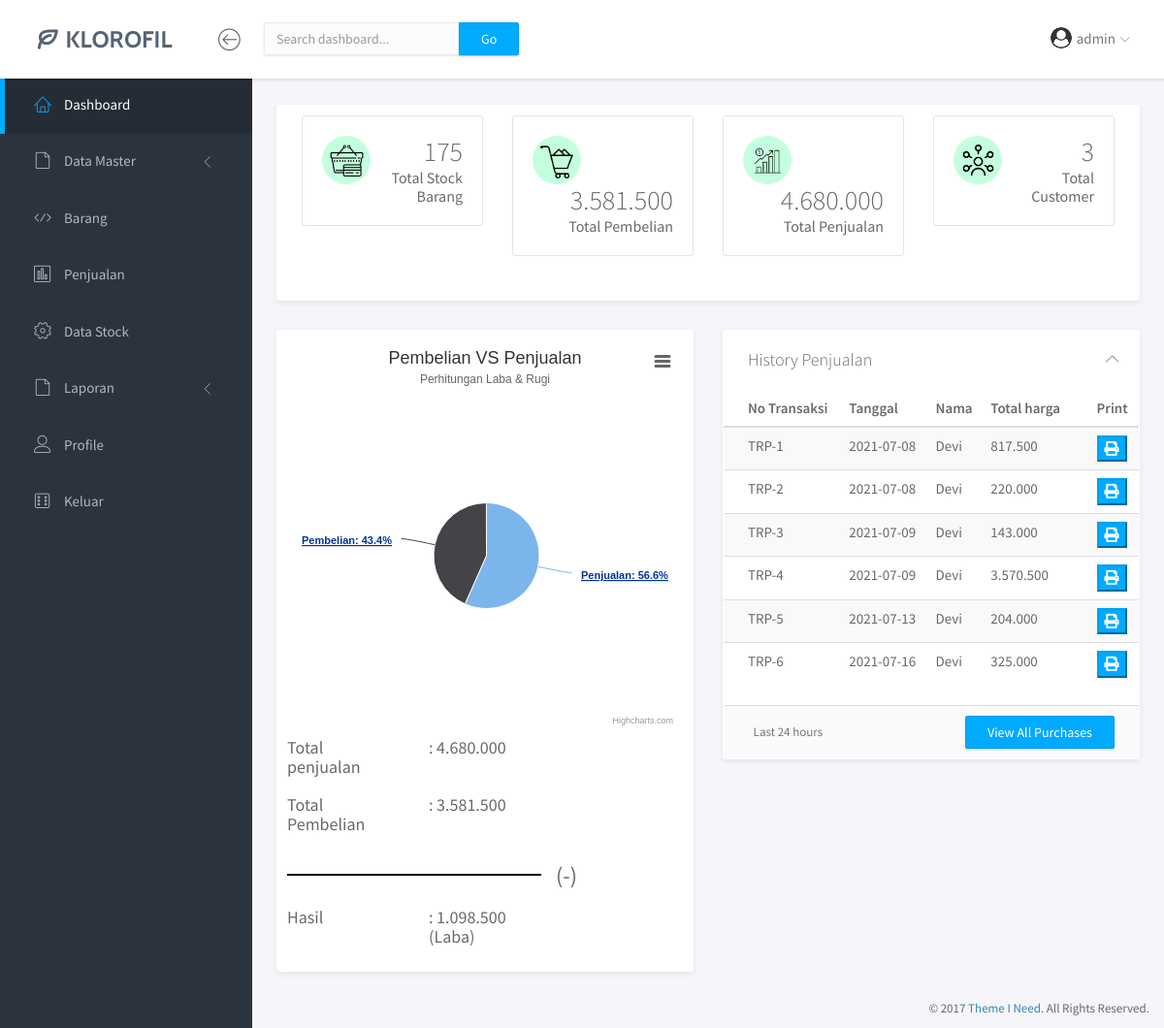
/1-Dashboard-Home.php (signed in), run on the app's committed database.
### tables this page shows
CREATE TABLE `data_penjualan` (
  `no_trans_penjualan` varchar(12) NOT NULL,
  `tgl_trans_penjualan` date NOT NULL,
  `time` time NOT NULL,
  `fk_pelanggan` varchar(30) NOT NULL,
  `isi` longtext,
  `total` bigint(20) NOT NULL,
  `biaya_kirim` bigint(20) NOT NULL,
  `grand_total` bigint(20) NOT NULL
);

CREATE TABLE `pelanggan` (
  `Kode_Pelanggan` varchar(12) NOT NULL,
  `Nama_Pelanggan` varchar(30) NOT NULL,
  `Alamat_Pelanggan` varchar(255) NOT NULL,
  `Kota_Pelanggan` varchar(30) NOT NULL,
  `Email_Pelanggan` varchar(30) DEFAULT NULL,
  `Telp_Pelanggan` varchar(30) DEFAULT NULL
);

### functions/functions-dashboard.php (called while the page is built)
<?php
$conn = mysqli_connect("localhost", "root", "", "kpdiana");
function query($query) {
	global $conn;
	$result = mysqli_query($conn, $query);
	$rows = [];
	while( $row = mysqli_fetch_assoc($result) ) {
		$rows[] = $row;
	}
	return $rows;
}

### 1-Dashboard-Home.php (the view, shortened to what this page needs)
<?php
require "functions/functions-dashboard.php";
$daftartransaksi = query("SELECT * FROM data_penjualan INNER JOIN pelanggan ON fk_pelanggan = Kode_Pelanggan");
$totalstokbarang = (int)query("SELECT SUM(Quantity) as qt FROM identitas_barang")[0]['qt'];
$totalpelanggan = (int)query("SELECT COUNT(Kode_Pelanggan) as p FROM pelanggan")[0]['p'];
$totalpembelian = (int)query("SELECT SUM(grand_total) as total FROM barang_masuk ")[0]['total'];
$totalpenjualan = (int)query("SELECT SUM(total) as total FROM data_penjualan ")[0]['total'];
?>
<!doctype html>
<html lang="en">
<head>
    <link rel="stylesheet" href="assets/vendor/bootstrap/css/bootstrap.min.css">
    <link rel="stylesheet" href="assets/vendor/fontawesome-free-5.15.3-web/css/all.css">
    <link rel="stylesheet" href="assets/vendor/linearicons/style.css">
    <link rel="stylesheet" href="assets/vendor/chartist/css/chartist-custom.css">
    <link rel="stylesheet" href="assets/css/main.css">
    <link rel="stylesheet" href="assets/css/demo.css">
</head>
<body>
    <div id="wrapper">
        <nav class="navbar navbar-default navbar-fixed-top">
            <div class="brand">
                <a href="index.html"><img src="assets/img/logo-dark.png" alt="Klorofil Logo" class="img-responsive logo"></a>
            </div>
            <div class="container-fluid">
                <div class="navbar-btn">
                    <button type="button" class="btn-toggle-fullwidth"><i class="lnr lnr-arrow-left-circle"></i></button>
                </div>
                <form class="navbar-form navbar-left">
                    <div class="input-group">
                        <input type="text" value="" class="form-control" placeholder="Search dashboard...">
                        <span class="input-group-btn"><button type="button" class="btn btn-primary">Go</button></span>
                    </div>
                </form>
                <div id="navbar-menu">
                    <ul class="nav navbar-nav navbar-right">
                        <li class="dropdown">
                            <a href="#" class="dropdown-toggle" data-toggle="dropdown"><img src="assets/img/profile/<?= $_SESSION['user']['gambar'] ?>" class="img-circle" alt="Avatar"> <span><?= $_SESSION['user']['nama'] ?></span> <i class="icon-submenu lnr lnr-chevron-down"></i></a>
                        </li>
                    </ul>
                </div>
            </div>
        </nav>
        <div id="sidebar-nav" class="sidebar">
            <div class="sidebar-scroll">
                <nav>
                    <ul class="nav">
                        <li><a href="1-Dashboard-Home.php" class="active"><i class="lnr lnr-home"></i> <span>Dashboard</span></a></li>
                        <li>
                            <a href="#subPages" data-toggle="collapse" class="collapsed"><i class="lnr lnr-file-empty"></i>
							<span>Data Master</span> <i class="icon-submenu lnr lnr-chevron-left"></i></a>
                        </li>
                        <li><a href="9-Dashboard-BarangMasuk.php" class=""><i class="lnr lnr-code"></i></i> <span>Barang</span></a></li>
                        <li><a href="4-Dashboard-Penjualan.php" class=""><i class="lnr lnr-chart-bars"></i> <span>Penjualan</span></a></li>
                        <li><a href="5-Dashboard-DataStock.php" class=""><i class="lnr lnr-cog"></i> <span>Data Stock</span></a></li>
                        <li>
                            <a href="#Laporan" data-toggle="collapse" class="collapsed"><i class="lnr lnr-file-empty"></i>
							<span>Laporan</span> <i class="icon-submenu lnr lnr-chevron-left"></i></a>
                        </li>
                        <li><a href="page-profile.php" class=""><i class="lnr lnr-user"></i> <span>Profile</span></a></li>
                        <li><a href="logout.php" class=""><i class="lnr lnr-dice"></i> <span>Keluar</span></a></li>
                    </ul>
                </nav>
            </div>
        </div>
        <div class="main">
            <div class="main-content">
                <div class="container-fluid">
                    <div class="panel panel-headline">
                        <div class="panel-body">
                            <div class="row">
                                <div class="col-md-3">
                                    <div class="metric">
                                        <span class="icon" style="background-color: rgb(196, 255, 221);"><img style="width: 70%;" src="assets/img/total-barang.png" alt="" srcset=""></span>
                                        <p>
                                            <span class="number"><?= number_format($totalstokbarang,0,',','.')  ?></span>
                                            <span class="title">Total Stock Barang</span>
                                        </p>
                                    </div>
                                </div>
                                <div class="col-md-3">
                                    <div class="metric">
                                        <span class="icon" style="background-color: rgb(196, 255, 221);"><img style="width: 70%;" src="assets/img/pembelian.png" alt="" srcset=""></i></span>
                                        <p>
                                            <span class="number"><?= number_format($totalpembelian,0,',','.')  ?></span>
                                            <span class="title">Total Pembelian</span>
                                        </p>
                                    </div>
                                </div>
                                <div class="col-md-3">
                                    <div class="metric">
                                        <span class="icon" style="background-color: rgb(196, 255, 221);"><img style="width: 70%;" src="assets/img/penjualan.png" alt="" srcset=""></i></span>
                                        <p>
                                            <span class="number"><?= number_format($totalpenjualan,0,',','.')  ?></span>
                                            <span class="title">Total Penjualan</span>
                                        </p>
                                    </div>
                                </div>
                                <div class="col-md-3">
                                    <div class="metric">
                                        <span class="icon" style="background-color: rgb(196, 255, 221);"><img style="width: 70%;" src="assets/img/customer.png" alt="" srcset=""></i></span>
                                        <p>
                                            <span class="number"><?= number_format($totalpelanggan,0,',','.')  ?></span>
                                            <span class="title">Total Customer</span>
                                        </p>
                                    </div>
                                </div>
                            </div>
                        </div>
                    </div>
                    <div class="row">
                        <div class="col-md-6">
                            <div class="panel panel-headline">
                                <div class="panel-body">
                                    <div class="row">
                                        <figure class="highcharts-figure">
                                            <div id="container"></div>
                                        </figure>
                                        <div class="row">
                                            <div class="col-xs-4">
                                                <h4>Total penjualan</h4>
                                            </div>
                                            <div class="col-xs-4">
                                                <h4>: <?= number_format($totalpenjualan,0,',','.')  ?></h4>
                                            </div>
                                        </div>
                                        <div class="row" sty>
                                            <div class="col-xs-4">
                                                <h4>Total Pembelian</h4>
                                            </div>
                                            <div class="col-xs-4">
                                                <h4>: <?= number_format($totalpembelian,0,',','.')  ?></h4>
                                            </div>
                                        </div>
                                        <div class="row">
                                            <div class="col-xs-8">
                                                <div class="mt-2" style="border-bottom: 2px solid black;">
                                                    <br>
                                                </div>
                                            </div>
                                            <div class="col-xs-0">
                                                <h3>(-)</h3>
                                            </div>
                                        </div>
                                        <div class="row">
                                            <div class="col-xs-4">
                                                <h4>Hasil</h4>
                                            </div>
                                            <div class="col-xs-4">
                                                <h4>: <?php echo number_format(($totalpenjualan - $totalpembelian),0,',','.');  ?> (Laba)</h4>
                                            </div>
                                        </div>
                                    </div>
                                </div>
                            </div>
                        </div>
                        <div class="col-md-6">
                            <div class="panel">
                                <div class="panel-heading">
                                    <h3 class="panel-title">History Penjualan</h3>
                                    <div class="right">
                                        <button type="button" class="btn-toggle-collapse"><i class="lnr lnr-chevron-up"></i></button>
                                    </div>
                                </div>
                                <div class="panel-body no-padding">
                                    <table class="table table-striped">
                                        <thead>
                                            <tr>
                                                <th>No Transaksi</th>
                                                <th>Tanggal</th>
                                                <th>Nama</th>
                                                <th>Total harga</th>
                                                <th>Print</th>
                                            </tr>
                                        </thead>
                                        <tbody>
                                            <?php foreach($daftartransaksi as $daftar): ?>
                                                <tr>
                                                    <td><?= $daftar['no_trans_penjualan'] ?></td>
                                                    <td><?= $daftar['tgl_trans_penjualan'] ?></td>
                                                    <td><?= $daftar['Nama_Pelanggan'] ?></td>
                                                    <td><?= number_format($daftar['grand_total'],0,',','.')  ?></td>
                                                    <td><button class="btn-primary" onclick="return cetak('data_penjualan','<?= $daftar['no_trans_penjualan'] ?>')"><i class="fas fa-print"></i></button></td>
                                                </tr>
                                            <?php endforeach ?>
                                        </tbody>
                                    </table>
                                </div>
                                <div class="panel-footer">
                                    <div class="row">
                                        <div class="col-md-6"><span class="panel-note"><i class="fa fa-clock-o"></i> Last 24 hours</span></div>
                                        <div class="col-md-6 text-right"><a href="4-Dashboard-Penjualan.php" class="btn btn-primary">View All Purchases</a></div>
                                    </div>
                                </div>
                            </div>
                        </div>
                    </div>
                </div>
            </div>
        </div>
        <footer>
            <div class="container-fluid">
                <p class="copyright">&copy; 2017 <a href="https://www.themeineed.com" target="_blank">Theme I Need</a>. All Rights Reserved.</p>
            </div>
        </footer>
    </div>
</body>
</html>

### data on the page
data_penjualan: no_trans_penjualan "TRP-1", tgl_trans_penjualan "2021-07-08", fk_pelanggan.Nama_Pelanggan "Devi", grand_total "817.500"
data_penjualan: no_trans_penjualan "TRP-2", tgl_trans_penjualan "2021-07-08", fk_pelanggan.Nama_Pelanggan "Devi", grand_total "220.000"
data_penjualan: no_trans_penjualan "TRP-3", tgl_trans_penjualan "2021-07-09", fk_pelanggan.Nama_Pelanggan "Devi", grand_total "143.000"
data_penjualan: no_trans_penjualan "TRP-4", tgl_trans_penjualan "2021-07-09", fk_pelanggan.Nama_Pelanggan "Devi", grand_total "3.570.500"
data_penjualan: no_trans_penjualan "TRP-5", tgl_trans_penjualan "2021-07-13", fk_pelanggan.Nama_Pelanggan "Devi", grand_total "204.000"
data_penjualan: no_trans_penjualan "TRP-6", tgl_trans_penjualan "2021-07-16", fk_pelanggan.Nama_Pelanggan "Devi", grand_total "325.000"

### other printed values
$_SESSION['user']['nama'] "admin"
$totalstokbarang "175"
$totalpembelian "3.581.500"
$totalpenjualan "4.680.000"
$totalpelanggan "3"
$totalpenjualan - $totalpembelian "1.098.500"
